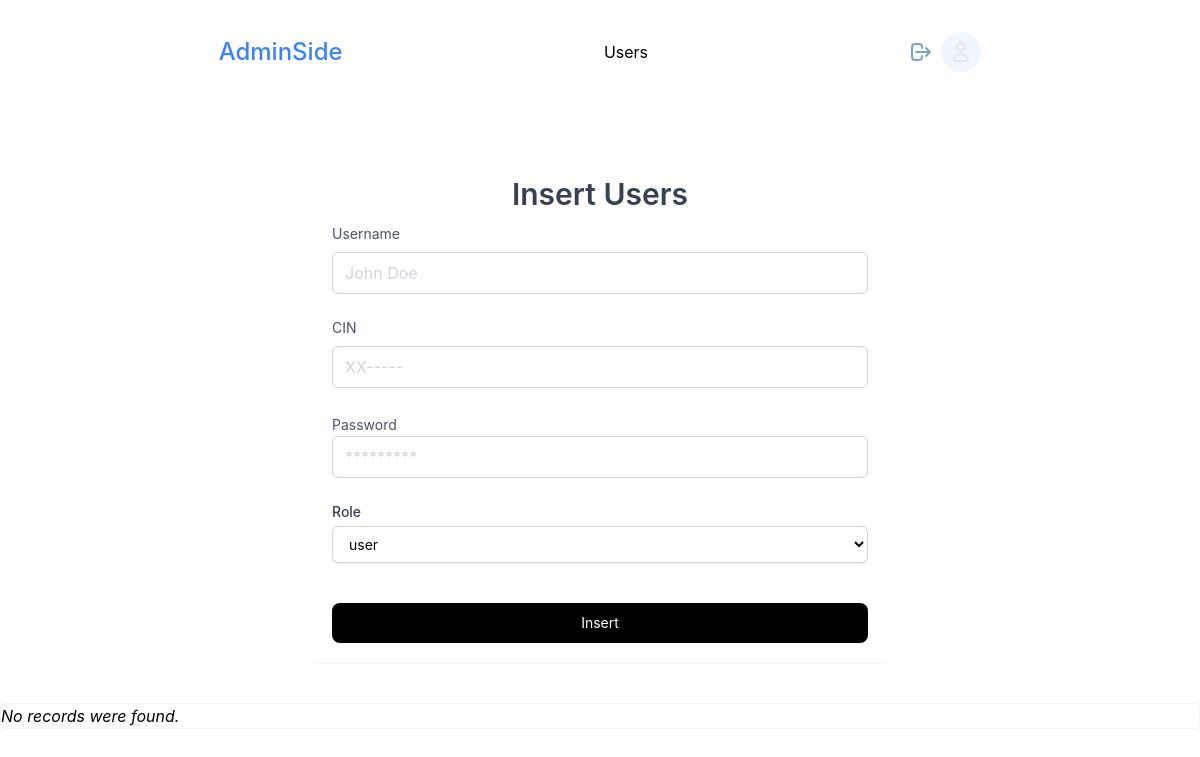
Page /admin_interface/index.php on the earlier database version.
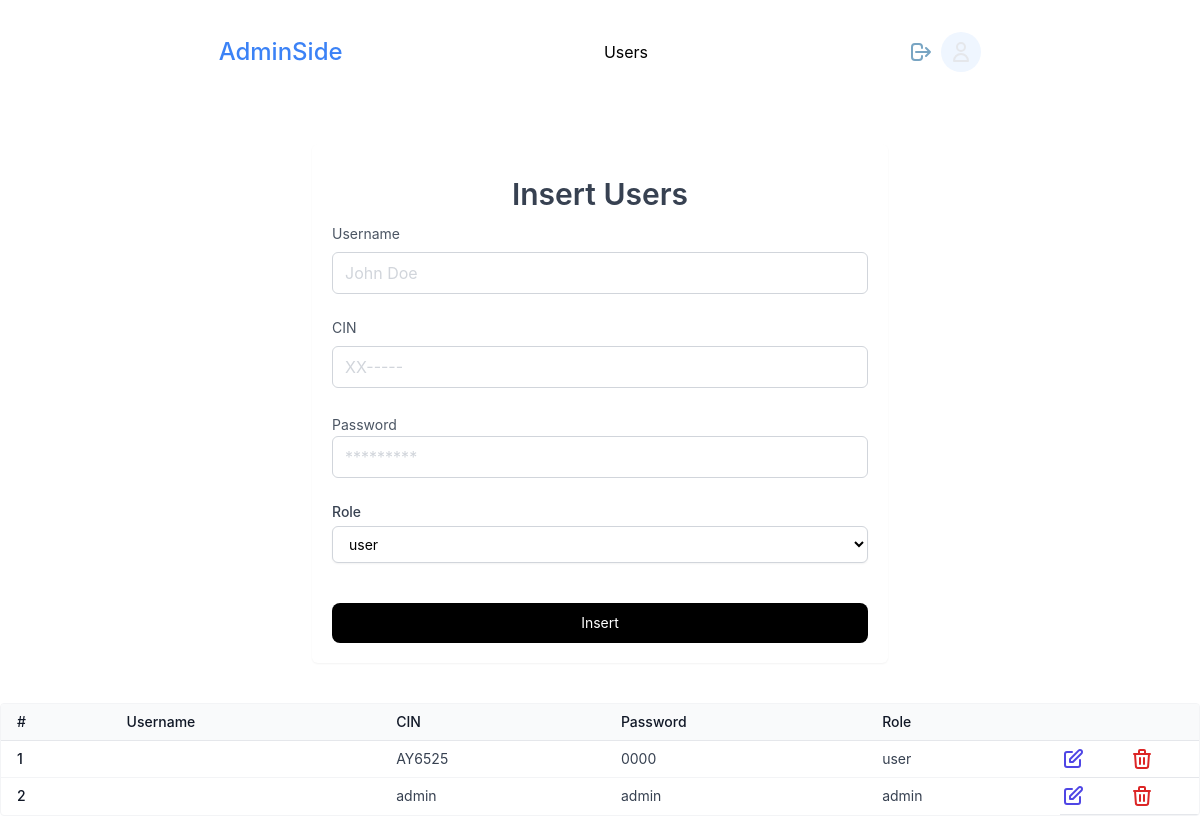
Same page on the later database version.
### tables this page shows
CREATE TABLE `users` (
  `UserId` int(11) NOT NULL,
  `CIN` varchar(20) NOT NULL,
  `pass` varchar(255) NOT NULL,
  `function` varchar(10) NOT NULL
);

### admin_interface/index.php (called while the page is built, shortened)
<?php
require_once 'inc/header.php';
require_once 'inc/home.php';
require_once 'inc/footer.php';

### admin_interface/inc/home.php (the view, shortened to what the changed rows need)
<?php require_once 'header.php';
?>
<div class="container mx-auto">
    <div class="max-w-xl p-5 mx-auto my-10 bg-white rounded-md shadow-sm">
        <div class="text-center">
            <h1 class="my-3 text-3xl font-semibold text-gray-700">Insert Users</h1>
        </div>
    </div>
</div>
<div class="overflow-hidden overflow-x-auto border border-gray-100 rounded">
    <?php
    require_once "config.php";
    $sql = "SELECT * FROM users";
    if ($result = $pdo->query($sql)) {
        if ($result->rowCount() > 0) {
            echo '<table class=" min-w-full text-sm divide-y divide-gray-200">';
            echo '<thead>';
            echo '<tr class="bg-gray-50">';
            echo '<th class="px-4 py-2 font-medium text-left text-gray-900 whitespace-nowrap">#</th>';
            echo '<th class="px-4 py-2 font-medium text-left text-gray-900 whitespace-nowrap">Username</th>';
            echo '<th class="px-4 py-2 font-medium text-left text-gray-900 whitespace-nowrap">CIN</th>';
            echo '<th class="px-4 py-2 font-medium text-left text-gray-900 whitespace-nowrap">Password</th>';
            echo '<th class="px-4 py-2 font-medium text-left text-gray-900 whitespace-nowrap">Role</th>';
            echo '<th class="px-4 py-2 font-medium text-left text-gray-900 whitespace-nowrap" colspan="2"></th>';
            echo '</tr>';
            echo '</thead>';
            echo '<tbody class="divide-y divide-gray-100">';
            while ($row = $result->fetch()) {
                echo '<tr>';
                echo '<td class="px-4 py-2 font-medium text-gray-900 whitespace-nowrap">' . $row['UserId'] . '</td>';
                echo '<td class="px-4 py-2 text-gray-700 whitespace-nowrap">' . $row["username"] . '</td>';
                echo '<td class="px-4 py-2 text-gray-700 whitespace-nowrap">' . $row["CIN"] . '</td>';
                echo '<td class="px-4 py-2 text-gray-700 whitespace-nowrap">' . $row["pass"] . '</td>';
                echo '<td class="px-4 py-2 text-gray-700 whitespace-nowrap">' . $row["function"] . '</td>';
                echo '<td class="text-sm font-medium leading-5 text-center whitespace-no-wrap border-b border-gray-200 ">
                <a href="update.php?UserId=' . $row['UserId'] . '" class="modal-open text-indigo-600 hover:text-indigo-900" >
                            <svg xmlns="http://www.w3.org/2000/svg" class="w-6 h-6" fill="none" viewBox="0 0 24 24"
                                stroke="currentColor">
                                <path stroke-linecap="round" stroke-linejoin="round" stroke-width="2"
                                d="M11 5H6a2 2 0 00-2 2v11a2 2 0 002 2h11a2 2 0 002-2v-5m-1.414-9.414a2 2 0 112.828 2.828L11.828 15H9v-2.828l8.586-8.586z" />
                            </svg>
                        </a>
                      </td>';
                echo  '<td class="text-sm font-medium leading-5 whitespace-no-wrap border-b border-gray-200 ">
                  <a href="delete.php?UserId=' . $row['UserId'] . '"><svg xmlns="http://www.w3.org/2000/svg" class="w-6 h-6 text-red-600 hover:text-red-800"
                      fill="none" viewBox="0 0 24 24" stroke="currentColor">
                      <path stroke-linecap="round" stroke-linejoin="round" stroke-width="2"
                        d="M19 7l-.867 12.142A2 2 0 0116.138 21H7.862a2 2 0 01-1.995-1.858L5 7m5 4v6m4-6v6m1-10V4a1 1 0 00-1-1h-4a1 1 0 00-1 1v3M4 7h16" />
                    </svg></a>
                      </td>';
                echo '</tr>';
            }
            echo '</tbody>';
            echo '</table>';
        } else {
            echo '<div class="alert alert-danger"><em>No records were found.</em></div>';
        }
    } else {
        echo "Oops! Something went wrong. Please try again later.";
    }
    ?>
</div>
<?php
require_once 'footer.php';
?>

Differences in the rows shown:
added users: UserId "1", CIN "AY6525", pass "0000", function "user"
added users: UserId "2", CIN "admin", pass "admin", function "admin"
Other differences:
text no longer shown: "No records were found."
text now shown: "# Username CIN Password Role"
